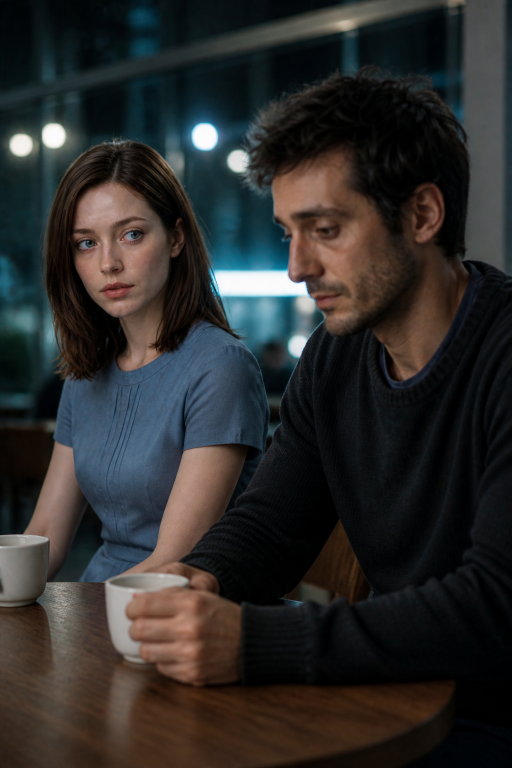
#> input picture anya-el-podcast/minidrama/assets/m03-anya-sienta.png, 1024 x 1536 px (shown at 1/2 size)
$ python -i produce_m04_kling.py   (imports and definitions only)
#> lines starting #> are read from the running program, lines starting #| are printed output that depends on the picture
#!/usr/bin/env python3
"""M04 Estás triste — ElevenLabs + Kling Avatar. Keys en /tmp/anya_secrets.env."""

from __future__ import annotations

import json
import os
import subprocess
from pathlib import Path

ROOT = Path(__file__).resolve().parents[1]
ASSETS = ROOT / "assets"
OUT = ROOT / "piloto"
WORK = OUT / "_build" / "M04_kling"
W, H, FPS = 1080, 1920, 24
FONT = "/usr/share/fonts/truetype/liberation/LiberationSans-Bold.ttf"
if not Path(FONT).exists():
    FONT = "/usr/share/fonts/truetype/dejavu/DejaVuSans-Bold.ttf"

VOICES = {
    "anya": "pFZP5JQG7iQjIQuC4Bku",  # Lily
    "ethan": "TX3LPaxmHKxFdv7VOQHJ",  # Liam
}

SETTINGS = {
    "anya": {"stability": 0.58, "similarity_boost": 0.78, "style": 0.12, "use_speaker_boost": True},
    "ethan": {"stability": 0.50, "similarity_boost": 0.75, "style": 0.20, "use_speaker_boost": True},
}

P_ANYA = (
    "Young woman in a night cafe speaking Spanish, dusty blue pleated dress, "
    "shoulder-length chestnut hair, pale blue eyes, naive earnest face, "
    "subtle natural blinks, small head movement, no big smile, photoreal."
)
P_ETHAN = (
    "Tired young scientist in a dark knit sweater speaking quietly in Spanish, "
    "short stubble, messy dark hair, shy, natural blinks, photoreal night cafe."
)

SHOTS = [
    {
        "id": "t0",
        "image": "m03-anya-sienta.png",
        "seconds": 3.4,
        "caption": "Café · la mesa",
        "caption2": "M04 · Estás triste",
        "avatar": False,
    },
    {
        "id": "t1",
        "image": "m04-anya-mira.png",
        "who": "anya",
        "text": "Hola...",
        "avatar": True,
        "prompt": P_ANYA,
    },
    {
        "id": "t2a",
        "image": "m03-ethan-hola.png",
        "who": "ethan",
        "text": "Buen café, ¿verdad? Es de máquina. Uno se acostumbra. Soy Ethan. Clima. Modelos. Lo aburrido.",
        "avatar": True,
        "prompt": P_ETHAN,
    },
    {
        "id": "t2b",
        "image": "m03-anya-taza.png",
        "who": "anya",
        "text": "Anya. Aprendo caras. Y esto. ¿Por qué lo toman si es amargo? Lo amargo es alerta. Veneno. Comida dañada.",
        "avatar": True,
        "prompt": P_ANYA,
    },
    {
        "id": "t2c",
        "image": "m03-ethan-hola.png",
        "who": "ethan",
        "text": "Nunca lo había pensado. Te calienta las manos. Te da un minuto de no pensar. O de pensar demasiado. Lo mío.",
        "avatar": True,
        "prompt": P_ETHAN,
    },
    {
        "id": "t3a",
        "image": "m04-anya-mira.png",
        "who": "anya",
        "text": "Hoy pensaste demasiado. Se te ve. Perdón. En el laboratorio me piden que nombre lo que veo. Aquí tu cara cambió.",
        "avatar": True,
        "prompt": P_ANYA + " Slight clinical observation, not mocking.",
    },
    {
        "id": "t3b",
        "image": "m03-ethan-hola.png",
        "who": "ethan",
        "text": "Se me nota, ¿verdad? Hoy el modelo salió mal. En vez de pelearlo me escondí aquí. Muy científico de mi parte.",
        "avatar": True,
        "prompt": P_ETHAN + " Embarrassed half-smile, tired.",
    },
    {
        "id": "t3c",
        "image": "m03-anya-taza.png",
        "who": "anya",
        "text": "Esconderse no cambia el número. Eso sonó frío. No quería. El número sigue aunque uno se mueva de cuarto. ¿Estás triste por el número o por no poder cambiarlo?",
        "avatar": True,
        "prompt": P_ANYA + " Literal then a small self-correction, then a genuine question.",
    },
    {
        "id": "t4a",
        "image": "m03-ethan-hola.png",
        "who": "ethan",
        "text": "Las dos. ¿Quieres pastel de queso? Aquí sobrevive a todo.",
        "avatar": True,
        "prompt": P_ETHAN + " Late quiet laugh, then offers something kind.",
    },
    {
        "id": "t4b",
        "image": "m04-anya-mira.png",
        "who": "anya",
        "text": "El azúcar eleva el ánimo un dieciocho por ciento, en promedio. No sé si a usted le aplica el promedio. Si es un experimento, acepto.",
        "avatar": True,
        "prompt": P_ANYA + " Treating dessert as data, then accepting.",
    },
    {
        "id": "t5a",
        "image": "m04-pastel.png",
        "seconds": 3.6,
        "avatar": False,
    },
    {
        "id": "t5b",
        "image": "m04-cerca.png",
        "who": "anya",
        "text": "Su corazón va más rápido. Protocolo: informar taquicardia. No. Me lo quedo.",
        "avatar": False,
    },
    {
        "id": "t5c",
        "image": "m04-mano-plato.png",
        "seconds": 4.2,
        "caption": "No lo reporta",
        "avatar": False,
    },
]


# [9 lines left out: function load_secrets, not called in this run]


def run(cmd: list[str]) -> None:
    print("+", " ".join(cmd[:8]), "...")
    subprocess.run(cmd, check=True)


# [33 lines left out: functions duration_sec, eleven_tts, not called in this run]


def fit_cover(src: Path, dest: Path) -> None:
#> called with src = '../assets/m03-anya-sienta.png', dest = 'out.png'
    from PIL import Image

    im = Image.open(src).convert("RGB")
#> im is the input picture: PIL image 1024x1536 RGB; mean R, G, B 44.5, 43.9, 42.8
    scale = max(W / im.width, H / im.height)
#> scale = 1.25
    nw, nh = int(im.width * scale), int(im.height * scale)
#> nw = 1280; nh = 1920
    im = im.resize((nw, nh), Image.Resampling.LANCZOS)
#> im: PIL image 1280x1920 RGB
    left, top = (nw - W) // 2, (nh - H) // 2
#> left = 100; top = 0
    im.crop((left, top, left + W, top + H)).save(dest, quality=95)
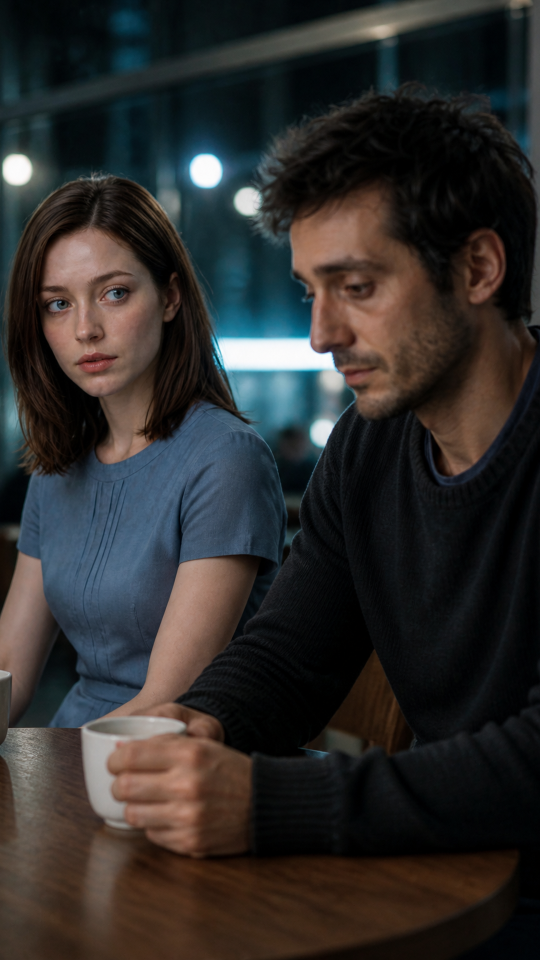
#> saved as out.png: PIL image 1080x1920 RGB (shown at 1/2 size); mean R, G, B 46.4, 44.8, 43.6


# [18 lines left out: functions ken, to_916, not called in this run]


def silence(dest: Path, seconds: float) -> None:
    run(["ffmpeg", "-y", "-f", "lavfi", "-i", "anullsrc=r=44100:cl=mono", "-t", f"{seconds:.3f}", str(dest)])


def pad_audio(src: Path, dest: Path, seconds: float) -> None:
    run(["ffmpeg", "-y", "-i", str(src), "-af", f"apad=whole_dur={seconds:.3f}", "-ar", "44100", "-ac", "1", str(dest)])


# [17 lines left out: function caption_png, not called in this run]


def overlay_caption(video: Path, cap: Path, dest: Path) -> None:
    run(["ffmpeg", "-y", "-i", str(video), "-i", str(cap), "-filter_complex", "[0:v][1:v]overlay=0:0", "-c:v", "libx264", "-preset", "veryfast", "-crf", "19", "-an", str(dest)])


# [115 lines left out: functions mux, fal_upload, kling_avatar, main, not called in this run]


# [2 lines not run here, left out]

>>> result = fit_cover('../assets/m03-anya-sienta.png', 'out.png')

$ run again, on anya-el-podcast/minidrama/assets/ethan-lock-retrato.png
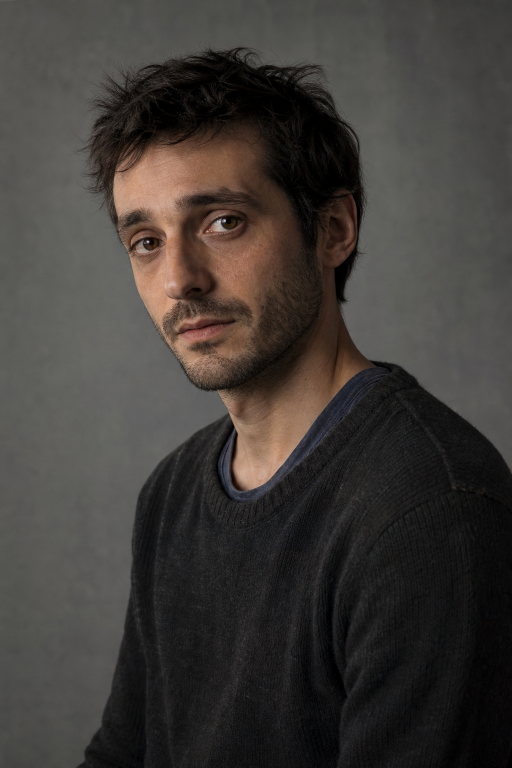
#> input picture anya-el-podcast/minidrama/assets/ethan-lock-retrato.png, 1024 x 1536 px (shown at 1/2 size)
#> in fit_cover, im is the input picture: PIL image 1024x1536 RGB; mean R, G, B 63.5, 59.2, 55.8
#> im: PIL image 1280x1920 RGB
#> in fit_cover, `im.crop((left, top, left + W, top + H)).save(dest, quality=95)`:
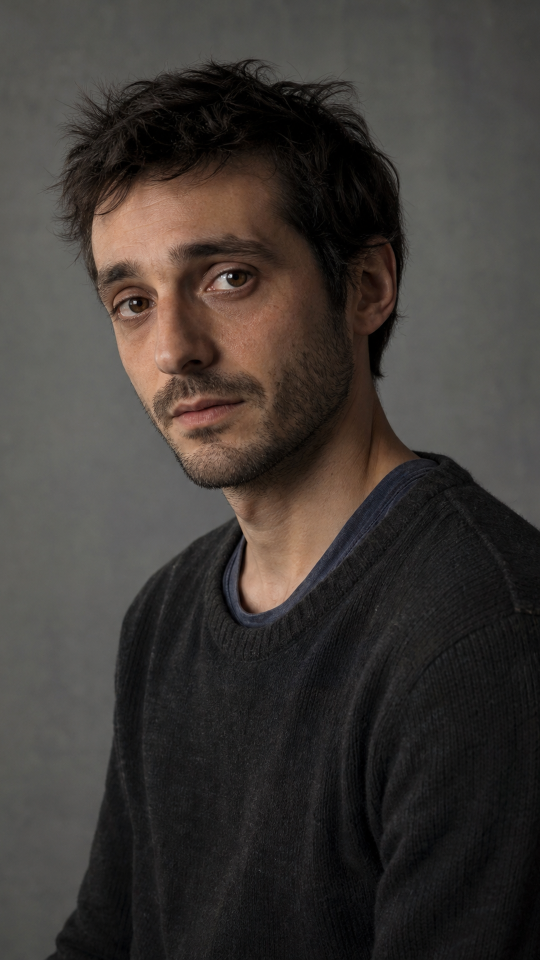
#> saved as out.png: PIL image 1080x1920 RGB (shown at 1/2 size); mean R, G, B 62.9, 57.8, 54.2

$ run again, on anya-el-podcast/minidrama/assets/levin-lock-retrato.png
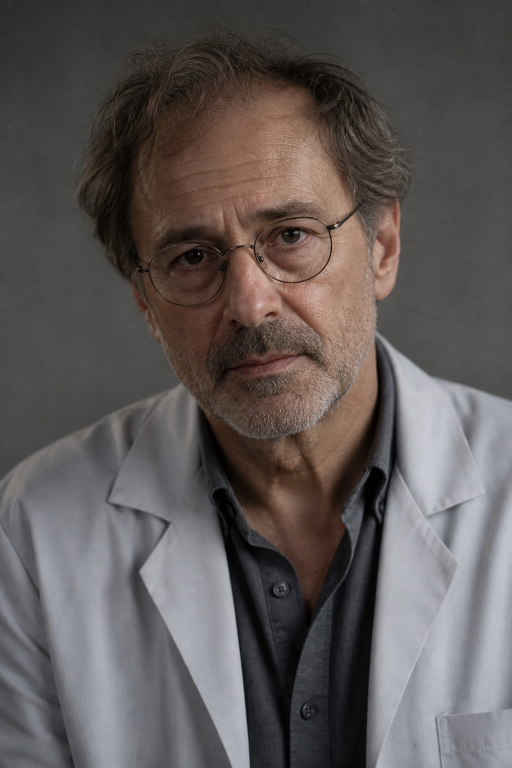
#> input picture anya-el-podcast/minidrama/assets/levin-lock-retrato.png, 1024 x 1536 px (shown at 1/2 size)
#> in fit_cover, im is the input picture: PIL image 1024x1536 RGB; mean R, G, B 94.4, 88.3, 86.9
#> im: PIL image 1280x1920 RGB
#> in fit_cover, `im.crop((left, top, left + W, top + H)).save(dest, quality=95)`:
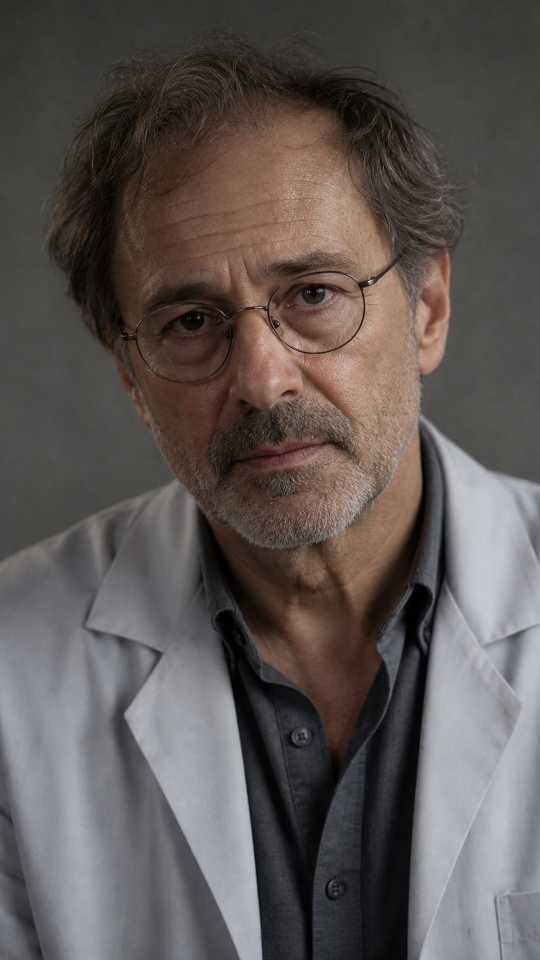
#> saved as out.png: PIL image 1080x1920 RGB (shown at 1/2 size); mean R, G, B 93.9, 86.6, 84.5

$ run again, on anya-el-podcast/minidrama/assets/m01-anya-listen.png
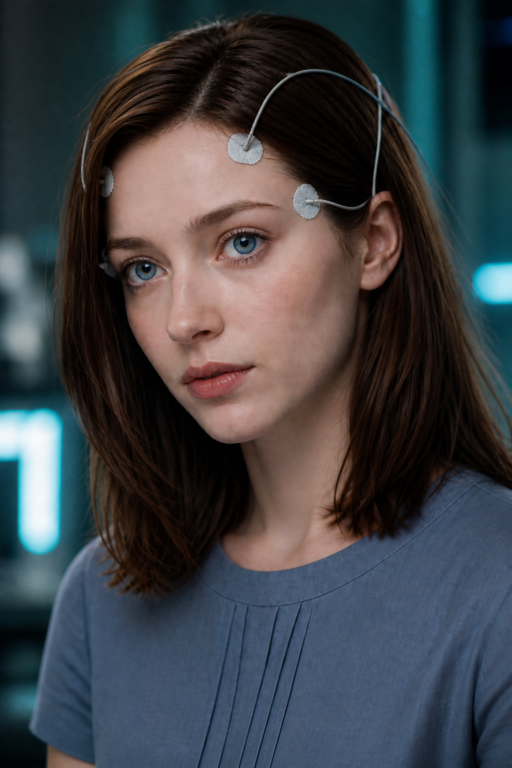
#> input picture anya-el-podcast/minidrama/assets/m01-anya-listen.png, 1024 x 1536 px (shown at 1/2 size)
#> in fit_cover, im is the input picture: PIL image 1024x1536 RGB; mean R, G, B 62.5, 65.5, 69.9
#> im: PIL image 1280x1920 RGB
#> in fit_cover, `im.crop((left, top, left + W, top + H)).save(dest, quality=95)`:
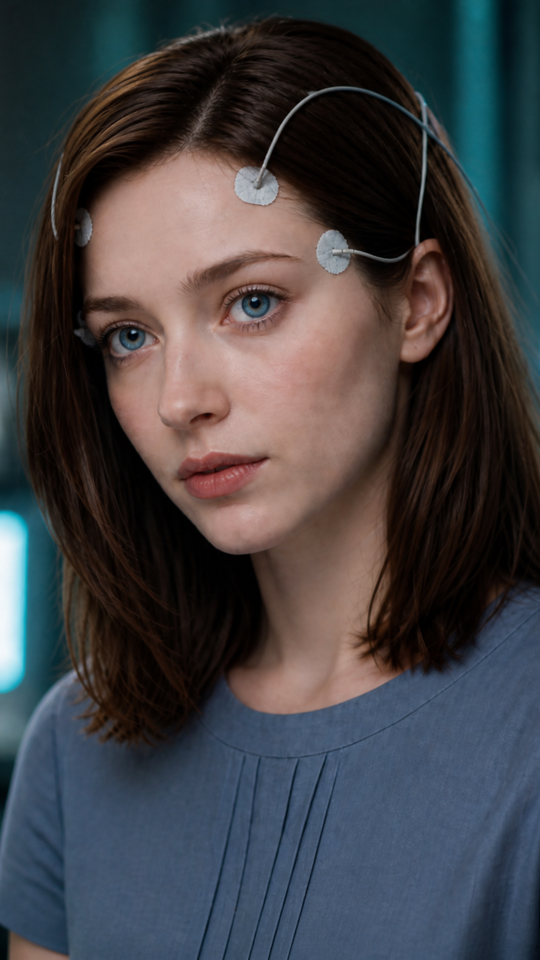
#> saved as out.png: PIL image 1080x1920 RGB (shown at 1/2 size); mean R, G, B 65.2, 64.4, 67.9
